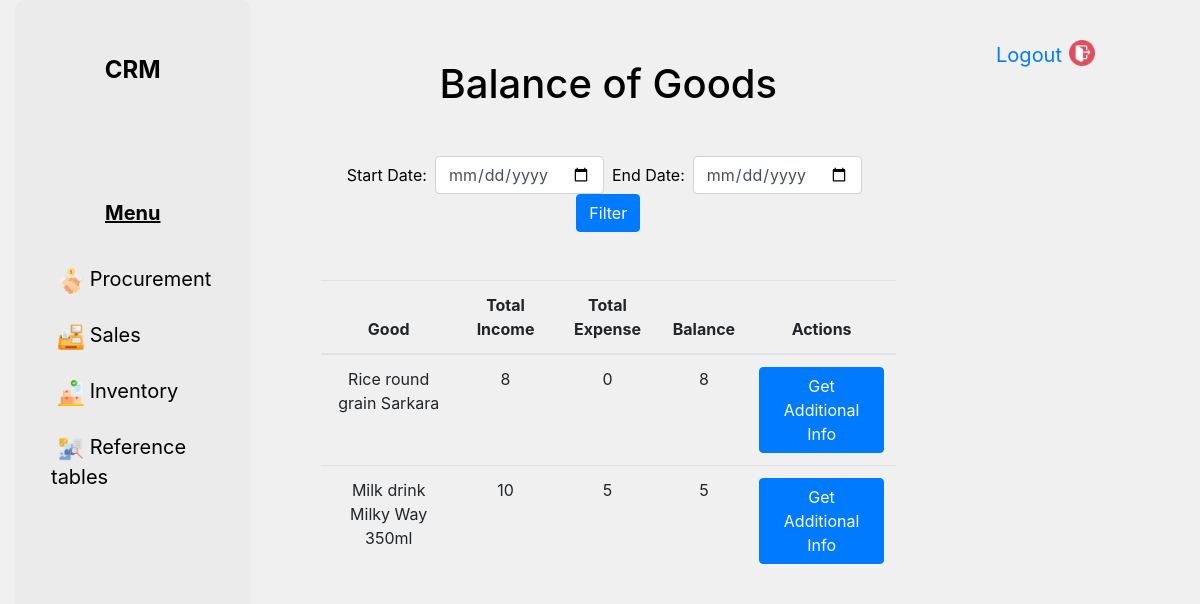
The app's page /ri/inventory/ with its own data.
### ri/models.py (models this page shows)
class Good(models.Model):
    name = models.CharField(max_length=255)
    unit = models.ForeignKey(Unit, on_delete=models.CASCADE)
    def __str__(self):
        return self.name

### ri/views.py (the view)
# urls.py: path('inventory/', views.inventory_view, name='inventory_view'),
def inventory_view(request):
    if request.method == 'POST':
        start_date_str = request.POST.get('start_date', '0001-01-01')
        end_date_str = request.POST.get('end_date', '3000-01-01')
        start_date = datetime.strptime(start_date_str, '%Y-%m-%d').date()
        end_date = datetime.strptime(end_date_str, '%Y-%m-%d').date()
        goods = Good.objects.filter(goods_in_stock__Date__range=[start_date, end_date]).distinct()
        goods_balance = []
        for good in goods:
            total_income = \
                Goods_in_stock.objects.filter(Good=good, Income=True).aggregate(total_income=Sum('Quantity'))[
                    'total_income'] or 0
            total_expense = \
                Goods_in_stock.objects.filter(Good=good, Income=False).aggregate(total_expense=Sum('Quantity'))[
                    'total_expense'] or 0
            balance = total_income - total_expense
            goods_balance.append({
                'good_name': good.name,
                'good_id': good.id,
                'total_income': total_income,
                'total_expense': total_expense,
                'balance': balance
            })
        additional_info = []
        if 'good_id' in request.POST:
            good_id = request.POST['good_id']
            goods_info = Goods_in_stock.objects.filter(Good_id=good_id,
                                                       Date__range=[start_date, end_date]).order_by('-Date')
            for info in goods_info:
                additional_info.append({
                    'quantity': info.Quantity,
                    'income': 'Income' if info.Income else 'Expense',
                    'doc': info.Document_id,
                    'date': info.Date
                })
        data = {
            'additional_info': additional_info,
            'goods_balance': goods_balance
        }
        return JsonResponse(data, safe=False)
    else:
        start_date_str = request.GET.get('start_date')
        if start_date_str != None:
            start_date = datetime.strptime(start_date_str, '%Y-%m-%d').date()
        else:
            start_date_str = '0001-01-01'
            start_date = datetime.strptime(start_date_str, '%Y-%m-%d').date()
        end_date_str = request.GET.get('end_date')
        if end_date_str != None:
            end_date = datetime.strptime(end_date_str, '%Y-%m-%d').date()
        else:
            end_date_str = '3000-01-01'
            end_date = datetime.strptime(end_date_str, '%Y-%m-%d').date()
        goods = Good.objects.filter(goods_in_stock__Date__range=[start_date, end_date]).distinct()
        goods_balance = []
        for good in goods:
            total_income = \
                Goods_in_stock.objects.filter(Good=good, Income=True).aggregate(total_income=Sum('Quantity'))[
                    'total_income'] or 0
            total_expense = \
                Goods_in_stock.objects.filter(Good=good, Income=False).aggregate(total_expense=Sum('Quantity'))[
                    'total_expense'] or 0
            balance = total_income - total_expense
            goods_balance.append({
                'good_name': good,
                'good_id': good.id,
                'total_income': total_income,
                'total_expense': total_expense,
                'balance': balance
            })
        context = {
            'goods_balance': goods_balance,
        }
        return render(request, 'inventory.html', context)

### ri/templates/inventory.html (shortened to what this page needs)
{% extends 'base_template.html' %}
{% block content %}
    <div class="content">
        <h1>Balance of Goods</h1>
        <form id="date-filter-form" class="text-center mx-auto mt-5 mb-5">
            <div class="form-inline justify-content-center">
                <div class="form-group mr-2">
                    <label for="start-date" class="mr-2">Start Date:</label>
                    <input type="date" id="start-date" name="start_date" class="form-control">
                </div>
                <div class="form-group mr-2">
                    <label for="end-date" class="mr-2">End Date:</label>
                    <input type="date" id="end-date" name="end_date" class="form-control">
                </div>
                <div class="form-group">
                    <button type="button" class="btn btn-primary" onclick="filterByDate()">Filter</button>
                </div>
            </div>
        </form>
        <table class="table">
            <thead>
                <tr>
                    <th>Good</th>
                    <th>Total Income</th>
                    <th>Total Expense</th>
                    <th>Balance</th>
                    <th>Actions</th>
                </tr>
            </thead>
            <tbody id="goods-table-body">
                {% for item in goods_balance %}
                <tr>
                    <td>{{ item.good_name }}</td>
                    <td>{{ item.total_income }}</td>
                    <td>{{ item.total_expense }}</td>
                    <td>{{ item.balance }}</td>
                    <td>
                        <button onclick="getAdditionalInfo({{ item.good_id }})" class="btn btn-primary">Get Additional Info</button>
                    </td>
                </tr>
                {% endfor %}
            </tbody>
        </table>
    </div>
{% endblock %}

### ri/templates/base_template.html (style rules this page uses)
body { background-color: #F0F0F0; margin: 0; }
.content { padding: 60px; flex-grow: 1; border-radius: 10px; text-align: center; background-color: #F0F0F0; color: #000000; }

### records on screen
Good: good_name "Rice round grain Sarkara", total_income "8", total_expense "0", balance "8"
Good: good_name "Milk drink Milky Way 350ml", total_income "10", total_expense "5", balance "5"
